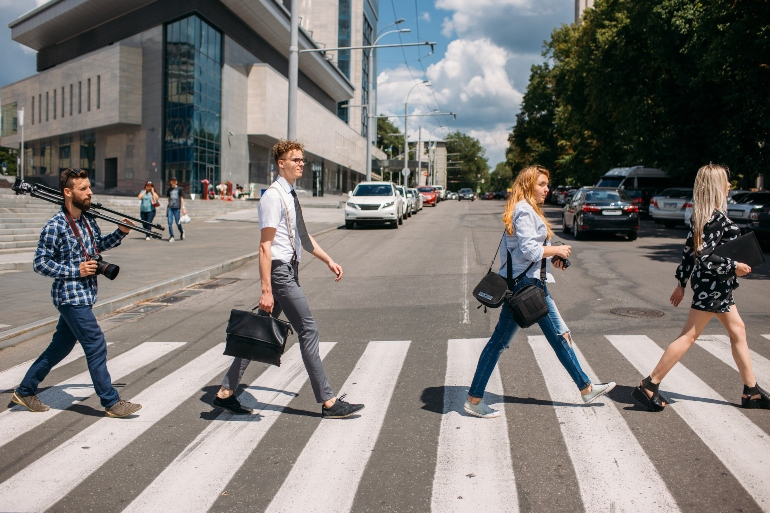
#> input picture images/pedestrian.jpg, 770 x 513 px
$ python smoothing.py
#> lines starting #> are read from the running program, lines starting #| are printed output that depends on the picture
import matplotlib
matplotlib.use('Qt5Agg')

import numpy as np
import cv2 as cv
import matplotlib.pyplot as plt

img = cv.imread('images/pedestrian.jpg')
#> img is the input picture: shape (513, 770, 3); mean B, G, R 117.2, 120.5, 124.1
img = cv.cvtColor(img, cv.COLOR_BGR2RGB)

"""
Average filter
"""
N = 19
kernel = np.ones((N,N),np.float32)
kernel = kernel / kernel.sum()
dst = cv.filter2D(img,-1,kernel)
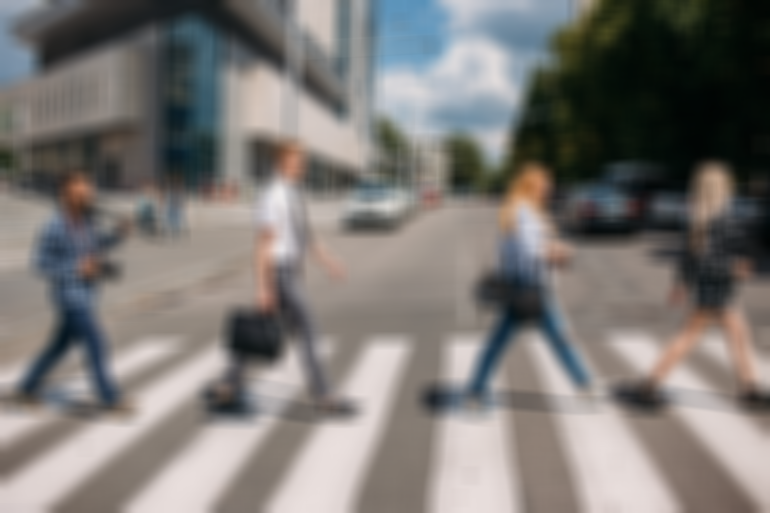
#> dst: shape (513, 770, 3); mean R, G, B 124.1, 120.5, 117.2
plt.subplot(121),plt.imshow(img),plt.title('Original')
plt.subplot(122),plt.imshow(dst),plt.title('Averaging')
plt.show()
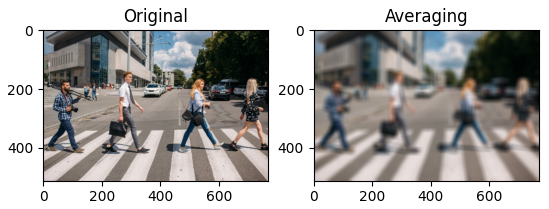
#> figure drawn by matplotlib, 2 panels

"""
Blurring
"""

blur = cv.blur(img,(N,N))
gaussian_blur = cv.GaussianBlur(img,(N, N),75)
median_blur = cv.medianBlur(img, N)
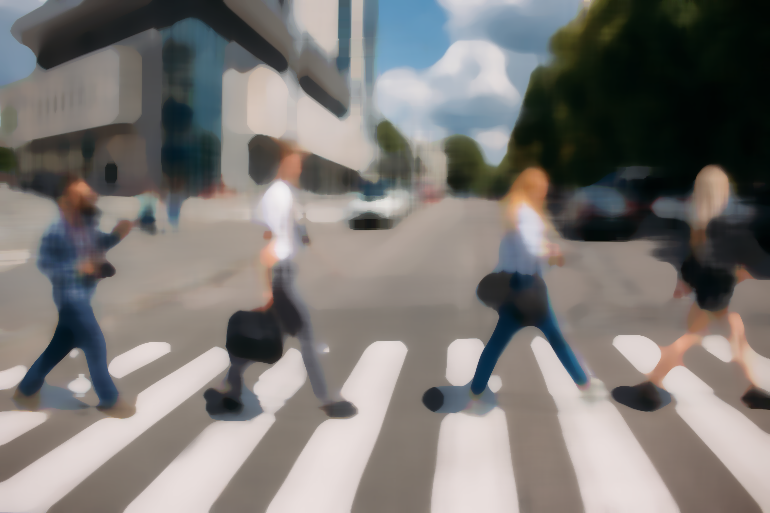
#> median_blur: shape (513, 770, 3); mean R, G, B 124, 120.6, 117.3
bilateral_blur = cv.bilateralFilter(img,N,75,75)

plt.subplot(231),plt.imshow(img),plt.title('Original')
plt.subplot(232),plt.imshow(bilateral_blur),plt.title('Bilateral Blurred: keeps edges')
plt.subplot(233),plt.imshow(gaussian_blur),plt.title('Gaussian Blurred')
plt.subplot(234),plt.imshow(blur),plt.title('Mean Blurred')
plt.subplot(235),plt.imshow(median_blur),plt.title('Median Blurred')
plt.show()
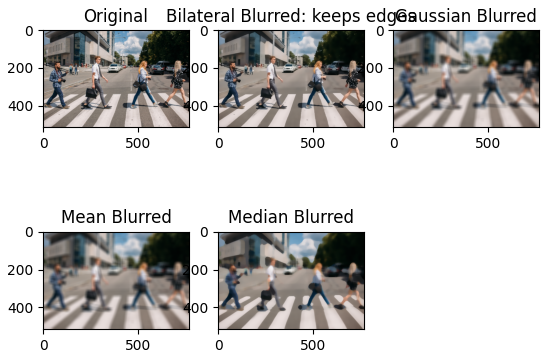
#> figure drawn by matplotlib, 5 panels
